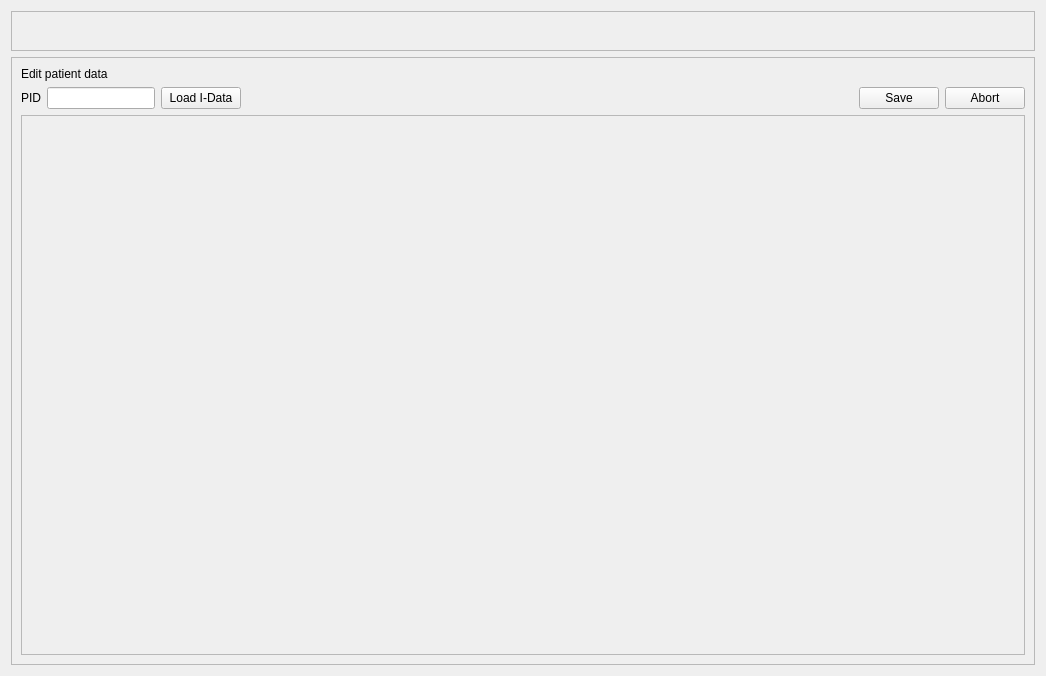
<?xml version="1.0" encoding="UTF-8"?>
<ui version="4.0">
 <class>EditorPage</class>
 <widget class="QWidget" name="EditorPage">
  <property name="geometry">
   <rect>
    <x>0</x>
    <y>0</y>
    <width>1046</width>
    <height>676</height>
   </rect>
  </property>
  <property name="windowTitle">
   <string>Form</string>
  </property>
  <layout class="QVBoxLayout" name="verticalLayout">
   <item>
    <widget class="QFrame" name="frame_3">
     <property name="frameShape">
      <enum>QFrame::StyledPanel</enum>
     </property>
     <property name="frameShadow">
      <enum>QFrame::Raised</enum>
     </property>
     <layout class="QHBoxLayout" name="horizontalLayout">
      <item>
       <widget class="EndpointSelector" name="endpointSelector" native="true">
        <property name="sizePolicy">
         <sizepolicy hsizetype="MinimumExpanding" vsizetype="Preferred">
          <horstretch>0</horstretch>
          <verstretch>0</verstretch>
         </sizepolicy>
        </property>
       </widget>
      </item>
      <item>
       <spacer name="horizontalSpacer">
        <property name="orientation">
         <enum>Qt::Horizontal</enum>
        </property>
        <property name="sizeHint" stdset="0">
         <size>
          <width>355</width>
          <height>20</height>
         </size>
        </property>
       </spacer>
      </item>
     </layout>
    </widget>
   </item>
   <item>
    <widget class="QFrame" name="frame_2">
     <property name="frameShape">
      <enum>QFrame::StyledPanel</enum>
     </property>
     <property name="frameShadow">
      <enum>QFrame::Raised</enum>
     </property>
     <layout class="QVBoxLayout" name="verticalLayout_5">
      <item>
       <layout class="QHBoxLayout" name="horizontalLayout_2">
        <item>
         <widget class="QLabel" name="label">
          <property name="text">
           <string>Edit patient data</string>
          </property>
         </widget>
        </item>
       </layout>
      </item>
      <item>
       <layout class="QHBoxLayout" name="horizontalLayout_3">
        <item>
         <widget class="QLabel" name="label_2">
          <property name="text">
           <string>PID</string>
          </property>
         </widget>
        </item>
        <item>
         <widget class="QLineEdit" name="searchPid">
          <property name="sizePolicy">
           <sizepolicy hsizetype="Maximum" vsizetype="Fixed">
            <horstretch>0</horstretch>
            <verstretch>0</verstretch>
           </sizepolicy>
          </property>
         </widget>
        </item>
        <item>
         <widget class="QPushButton" name="loadIDataBtn">
          <property name="text">
           <string>Load I-Data</string>
          </property>
          <property name="icon">
           <iconset theme="go-jump">
            <normaloff>.</normaloff>.</iconset>
          </property>
         </widget>
        </item>
        <item>
         <spacer name="horizontalSpacer_2">
          <property name="orientation">
           <enum>Qt::Horizontal</enum>
          </property>
          <property name="sizeHint" stdset="0">
           <size>
            <width>40</width>
            <height>20</height>
           </size>
          </property>
         </spacer>
        </item>
        <item>
         <widget class="QPushButton" name="saveBtn">
          <property name="text">
           <string>Save</string>
          </property>
          <property name="icon">
           <iconset theme="document-save">
            <normaloff>.</normaloff>.</iconset>
          </property>
         </widget>
        </item>
        <item>
         <widget class="QPushButton" name="abortBtn">
          <property name="text">
           <string>Abort</string>
          </property>
         </widget>
        </item>
       </layout>
      </item>
      <item>
       <widget class="QScrollArea" name="scrollArea">
        <property name="widgetResizable">
         <bool>true</bool>
        </property>
        <widget class="DynamicForm" name="patientDataForm">
         <property name="geometry">
          <rect>
           <x>0</x>
           <y>0</y>
           <width>1006</width>
           <height>530</height>
          </rect>
         </property>
        </widget>
       </widget>
      </item>
     </layout>
    </widget>
   </item>
  </layout>
 </widget>
 <customwidgets>
  <customwidget>
   <class>EndpointSelector</class>
   <extends>QWidget</extends>
   <header>EndpointSelector.h</header>
   <container>1</container>
  </customwidget>
  <customwidget>
   <class>DynamicForm</class>
   <extends>QWidget</extends>
   <header>DynamicForm.h</header>
   <container>1</container>
  </customwidget>
 </customwidgets>
 <resources/>
 <connections/>
</ui>
